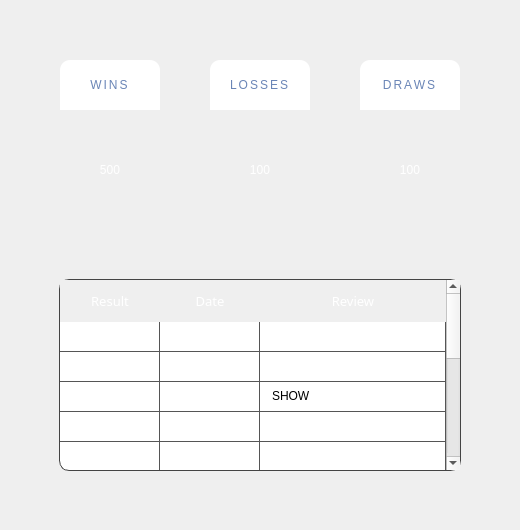
      <widget class="QWidget" name="HistoryPage">
       <layout class="QVBoxLayout" name="verticalLayout_20">
        <property name="spacing">
         <number>30</number>
        </property>
        <property name="leftMargin">
         <number>50</number>
        </property>
        <property name="topMargin">
         <number>50</number>
        </property>
        <property name="rightMargin">
         <number>50</number>
        </property>
        <property name="bottomMargin">
         <number>50</number>
        </property>
        <item>
         <layout class="QGridLayout" name="gridLayout_9">
          <property name="horizontalSpacing">
           <number>30</number>
          </property>
          <property name="verticalSpacing">
           <number>100</number>
          </property>
          <item row="0" column="0">
           <layout class="QVBoxLayout" name="verticalLayout_18">
            <property name="spacing">
             <number>0</number>
            </property>
            <property name="leftMargin">
             <number>10</number>
            </property>
            <property name="topMargin">
             <number>10</number>
            </property>
            <property name="rightMargin">
             <number>10</number>
            </property>
            <property name="bottomMargin">
             <number>10</number>
            </property>
            <item>
             <widget class="QLabel" name="label_22">
              <property name="styleSheet">
               <string notr="true">QLabel
{
	background-color: white;
	color: #6A85B6;
	font: 600 20pt &quot;Montserrat&quot;;
	letter-spacing: 2px;
	min-height: 50px;
	max-height: 50px;
	border-top-right-radius: 10px;
	border-top-left-radius: 10px;
}</string>
              </property>
              <property name="text">
               <string>WINS</string>
              </property>
              <property name="alignment">
               <set>Qt::AlignmentFlag::AlignCenter</set>
              </property>
             </widget>
            </item>
            <item>
             <widget class="QLabel" name="wins">
              <property name="styleSheet">
               <string notr="true">QLabel
{
	color: white;
	font: 700 40pt &quot;Montserrat&quot;;
	min-width: 100px;
	min-height: 120px;
	background-color: qlineargradient(spread:pad, x1:0.5, y1:0.8, x2:0.5, y2:0.0, stop:0 rgba(84, 204, 190, 255), 			stop:1 					rgba(164, 227, 207, 255));
	border-bottom-left-radius: 10px;
	border-bottom-right-radius: 10px;
}</string>
              </property>
              <property name="text">
               <string>500</string>
              </property>
              <property name="alignment">
               <set>Qt::AlignmentFlag::AlignCenter</set>
              </property>
             </widget>
            </item>
           </layout>
          </item>
          <item row="0" column="1">
           <layout class="QVBoxLayout" name="verticalLayout_17">
            <property name="spacing">
             <number>0</number>
            </property>
            <property name="leftMargin">
             <number>10</number>
            </property>
            <property name="topMargin">
             <number>10</number>
            </property>
            <property name="rightMargin">
             <number>10</number>
            </property>
            <property name="bottomMargin">
             <number>10</number>
            </property>
            <item>
             <widget class="QLabel" name="label_23">
              <property name="styleSheet">
               <string notr="true">QLabel
{
	background-color: white;
	color: #6A85B6;
	font: 600 20pt &quot;Montserrat&quot;;
	letter-spacing: 2px;
	min-height: 50px;
	max-height: 50px;
	border-top-right-radius: 10px;
	border-top-left-radius: 10px;
}</string>
              </property>
              <property name="text">
               <string>LOSSES</string>
              </property>
              <property name="alignment">
               <set>Qt::AlignmentFlag::AlignCenter</set>
              </property>
             </widget>
            </item>
            <item>
             <widget class="QLabel" name="losses">
              <property name="styleSheet">
               <string notr="true">QLabel
{
	color: white;
	font: 700 40pt &quot;Montserrat&quot;;
	min-width: 100px;
	min-height: 120px;
	background-color:qlineargradient(spread:pad, x1:0.5, y1:0, x2:0.5, y2:0.7, stop:0 rgba(186, 200, 224, 255), stop:1 rgba(106, 			133, 182, 255));
	border-bottom-left-radius: 10px;
	border-bottom-right-radius: 10px;
}</string>
              </property>
              <property name="text">
               <string>100</string>
              </property>
              <property name="alignment">
               <set>Qt::AlignmentFlag::AlignCenter</set>
              </property>
             </widget>
            </item>
           </layout>
          </item>
          <item row="0" column="2">
           <layout class="QVBoxLayout" name="verticalLayout_19">
            <property name="spacing">
             <number>0</number>
            </property>
            <property name="leftMargin">
             <number>10</number>
            </property>
            <property name="topMargin">
             <number>10</number>
            </property>
            <property name="rightMargin">
             <number>10</number>
            </property>
            <property name="bottomMargin">
             <number>10</number>
            </property>
            <item>
             <widget class="QLabel" name="label_24">
              <property name="styleSheet">
               <string notr="true">QLabel
{
	background-color: white;
	color: #6A85B6;
	font: 600 20pt &quot;Montserrat&quot;;
	letter-spacing: 2px;
	min-height: 50px;
	max-height: 50px;
	border-top-right-radius: 10px;
	border-top-left-radius: 10px;
}</string>
              </property>
              <property name="text">
               <string>DRAWS</string>
              </property>
              <property name="alignment">
               <set>Qt::AlignmentFlag::AlignCenter</set>
              </property>
             </widget>
            </item>
            <item>
             <widget class="QLabel" name="draws">
              <property name="styleSheet">
               <string notr="true">QLabel
{
	color: white;
	font: 700 40pt &quot;Montserrat&quot;;
	min-width: 100px;
	min-height: 120px;
	background-color: qlineargradient(spread:pad, x1:0.5, y1:0, x2:0.5, y2:0.7, stop:0 rgba(222, 152, 227, 255), stop:1 rgba(162, 			84, 204, 255));
	border-bottom-left-radius: 10px;
	border-bottom-right-radius: 10px;
}</string>
              </property>
              <property name="text">
               <string>100</string>
              </property>
              <property name="alignment">
               <set>Qt::AlignmentFlag::AlignCenter</set>
              </property>
             </widget>
            </item>
           </layout>
          </item>
         </layout>
        </item>
        <item>
         <widget class="QStackedWidget" name="stackedWidget_2">
          <widget class="QWidget" name="page">
           <layout class="QVBoxLayout" name="verticalLayout_12">
            <item>
             <widget class="QTableWidget" name="historyTable">
              <property name="sizePolicy">
               <sizepolicy hsizetype="Expanding" vsizetype="Expanding">
                <horstretch>0</horstretch>
                <verstretch>0</verstretch>
               </sizepolicy>
              </property>
              <property name="sizeIncrement">
               <size>
                <width>0</width>
                <height>1</height>
               </size>
              </property>
              <property name="styleSheet">
               <string notr="true">QTableWidget 
{
    background-color: White;
    color: #21344D;
   	gridline-color: #555555;
    border-radius: 10px;
    border: 1px solid #444444;
	font: 300 10pt &quot;Montserrat&quot;;
}

QHeaderView::section
 {
    background-color: rgba(0, 0, 0, 0);
    color: rgba(255, 255, 255, 255);
    margin: 10px;
    font: 700 15px &quot;Montserrat&quot;;
	border-radius: 10px;
}

QTableWidget::item
 {
	background-color: white;
	border: none;
    color: black;
	margin: 3px;
    padding: 6px;
	border-radius: 10px;
	min-height: 10px;
}

QPushButton
{
	border-radius:15px;
	background-color:qlineargradient(spread:pad, x1:0.5, y1:0, x2:0.5, y2:0.7, stop:0 rgba(186, 200, 224, 255), stop:1 rgba(106, 133, 182, 255));
	color: white;
	font: 300 &quot;Montserrat&quot;;
}

QPushButton:hover
{
	border-radius:15px;
	background-color:rgba(186, 200, 224, 255);
	color: white;
	font: 300 &quot;Montserrat&quot;;
}

QPushButton:pressed
{
	border-radius:15px;
	background-color:rgba(106, 133, 182, 255);
	color: white;
	font: 300 &quot;Montserrat&quot;;
}</string>
              </property>
              <property name="frameShape">
               <enum>QFrame::Shape::NoFrame</enum>
              </property>
              <property name="frameShadow">
               <enum>QFrame::Shadow::Plain</enum>
              </property>
              <property name="lineWidth">
               <number>0</number>
              </property>
              <property name="textElideMode">
               <enum>Qt::TextElideMode::ElideMiddle</enum>
              </property>
              <property name="showGrid">
               <bool>true</bool>
              </property>
              <property name="gridStyle">
               <enum>Qt::PenStyle::SolidLine</enum>
              </property>
              <property name="sortingEnabled">
               <bool>false</bool>
              </property>
              <property name="wordWrap">
               <bool>true</bool>
              </property>
              <property name="cornerButtonEnabled">
               <bool>true</bool>
              </property>
              <attribute name="horizontalHeaderVisible">
               <bool>true</bool>
              </attribute>
              <attribute name="horizontalHeaderCascadingSectionResizes">
               <bool>false</bool>
              </attribute>
              <attribute name="horizontalHeaderMinimumSectionSize">
               <number>36</number>
              </attribute>
              <attribute name="horizontalHeaderShowSortIndicator" stdset="0">
               <bool>false</bool>
              </attribute>
              <attribute name="horizontalHeaderStretchLastSection">
               <bool>true</bool>
              </attribute>
              <attribute name="verticalHeaderVisible">
               <bool>false</bool>
              </attribute>
              <attribute name="verticalHeaderCascadingSectionResizes">
               <bool>true</bool>
              </attribute>
              <attribute name="verticalHeaderHighlightSections">
               <bool>true</bool>
              </attribute>
              <attribute name="verticalHeaderShowSortIndicator" stdset="0">
               <bool>false</bool>
              </attribute>
              <attribute name="verticalHeaderStretchLastSection">
               <bool>false</bool>
              </attribute>
              <row/>
              <row/>
              <row/>
              <row/>
              <row/>
              <row/>
              <row/>
              <row/>
              <row/>
              <row/>
              <column>
               <property name="text">
                <string>Result</string>
               </property>
               <property name="font">
                <font>
                 <family>Montserrat</family>
                 <pointsize>10</pointsize>
                </font>
               </property>
              </column>
              <column>
               <property name="text">
                <string>Date</string>
               </property>
               <property name="font">
                <font>
                 <family>Montserrat</family>
                 <pointsize>10</pointsize>
                </font>
               </property>
              </column>
              <column>
               <property name="text">
                <string>Review</string>
               </property>
               <property name="font">
                <font>
                 <family>Montserrat</family>
                 <pointsize>10</pointsize>
                </font>
               </property>
              </column>
              <item row="0" column="0">
               <property name="text">
                <string/>
               </property>
               <property name="flags">
                <set>ItemIsSelectable|ItemIsEditable|ItemIsDragEnabled|ItemIsDropEnabled|ItemIsEnabled</set>
               </property>
              </item>
              <item row="0" column="1">
               <property name="text">
                <string/>
               </property>
              </item>
              <item row="0" column="2">
               <property name="text">
                <string/>
               </property>
              </item>
              <item row="1" column="2">
               <property name="text">
                <string/>
               </property>
              </item>
              <item row="2" column="2">
               <property name="text">
                <string>SHOW</string>
               </property>
              </item>
             </widget>
            </item>
           </layout>
          </widget>
          <widget class="QWidget" name="page_2"/>
         </widget>
        </item>
       </layout>
      </widget>
